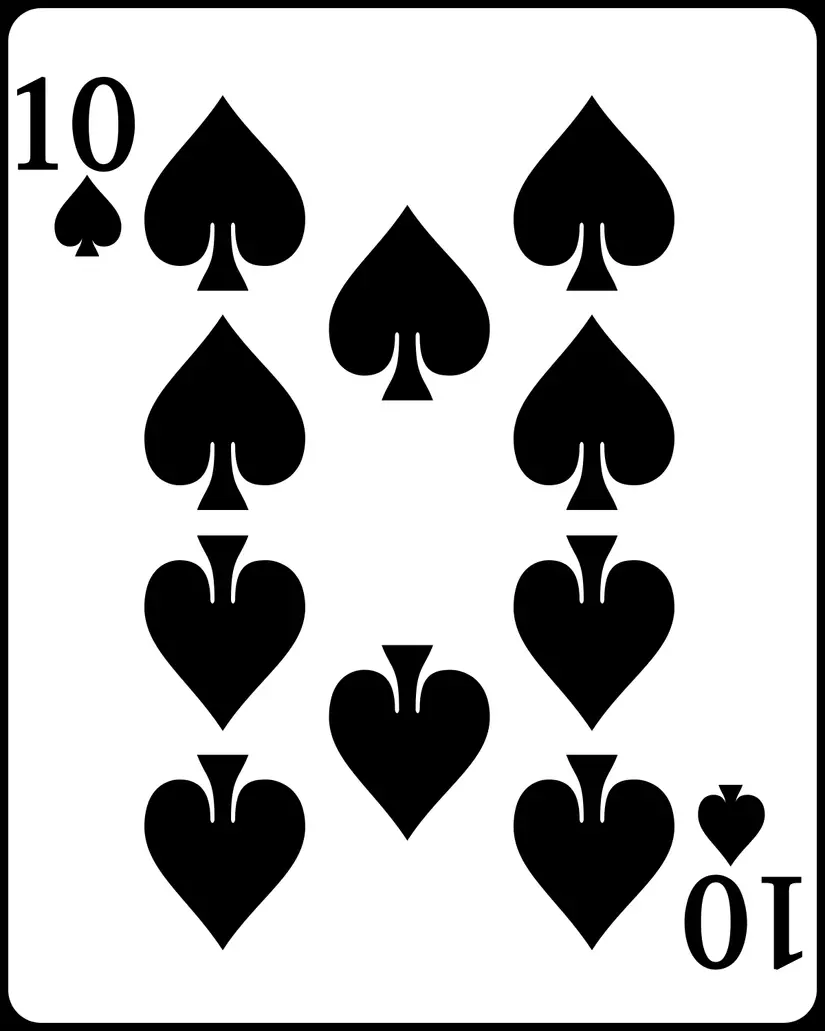
#> input picture assignment/Morphological and Image segmentation/image.jpg, 825 x 1031 px
$ python ex5.py
#> lines starting #> are read from the running program, lines starting #| are printed output that depends on the picture; after the words box and inside, x2 and y2 are one past the last pixel; in counts of white or black regions, pixels touching at a corner belong together
import cv2
import matplotlib.pyplot as plt
import numpy as np

def imshow(img, figsize=(6, 6)):
    fig, ax = plt.subplots(1, 1, figsize=(figsize))
    ax.axis('off')
    ax.imshow(img)

img = cv2.imread('image.jpg')
#> img is the input picture: shape (1031, 825, 3); mean B, G, R 184.4, 184.4, 184.4
img_gray = cv2.cvtColor(img, cv2.COLOR_BGR2GRAY)
template = cv2.imread('template.png', 0)
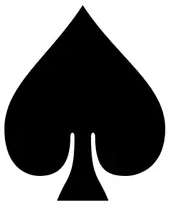
#> input picture assignment/Morphological and Image segmentation/template.png, 170 x 210 px
#> template: shape (210, 170); min 0, max 255, mean 120.1
w, h = template.shape[1], template.shape[0]
#> w = 170; h = 210

res = cv2.matchTemplate(img_gray,template, cv2.TM_CCOEFF_NORMED)
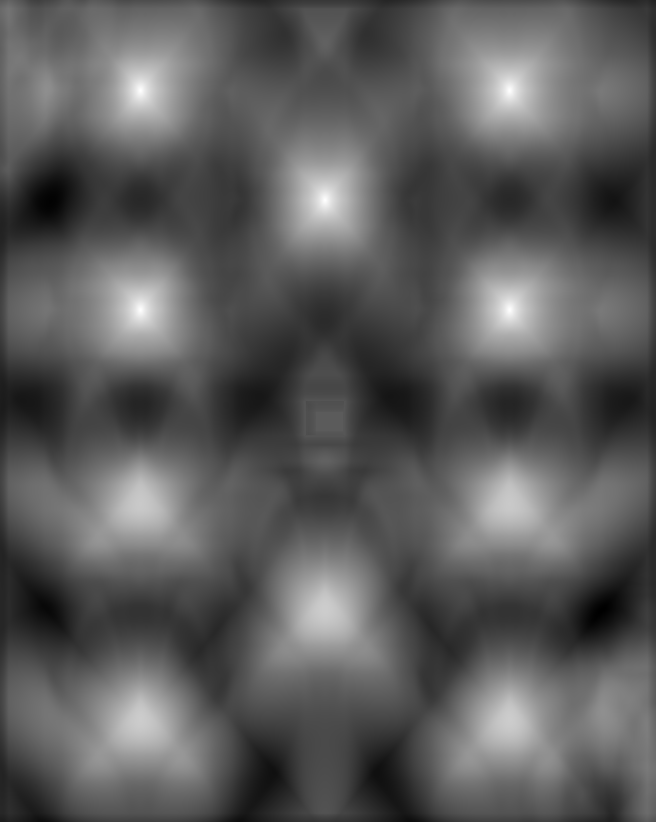
#> res: shape (822, 656) float32; min -0.562, max 1, mean 0.00169; drawn with min black and max white
imshow(res)
THRESHOLD = 0.9
loc = np.where(res >= THRESHOLD)
#> loc = 311 positions, rows 85 to 314, columns 137 to 512
#Draw boudning box
for y, x in zip(loc[0], loc[1]):
    cv2.rectangle(img, (x, y), (x + w, y + h), (255,0,0), 1)
#> this loop made 311 passes
#> (y, x) on passes 1 to 3: (85, 139), (85, 140), (85, 141)
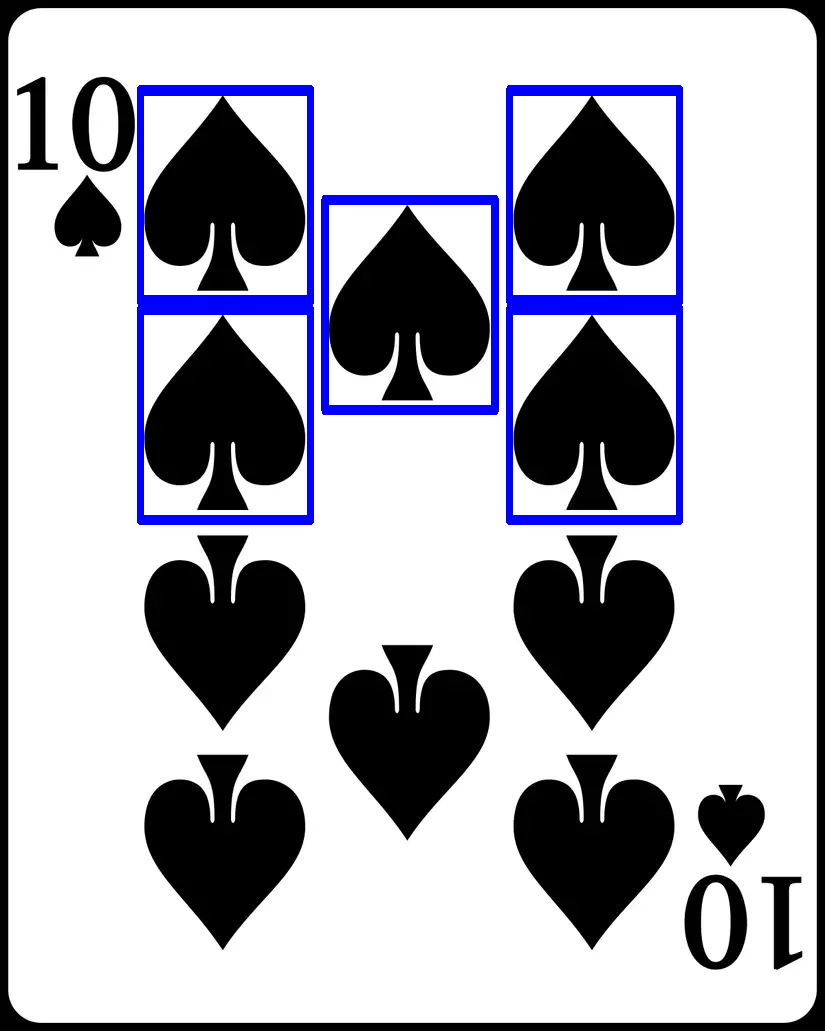
#> img: shape (1031, 825, 3); 3.81% of pixels changed, all inside (x1, y1, x2, y2) = (137, 85, 683, 525)
imshow(img)
plt.show()
